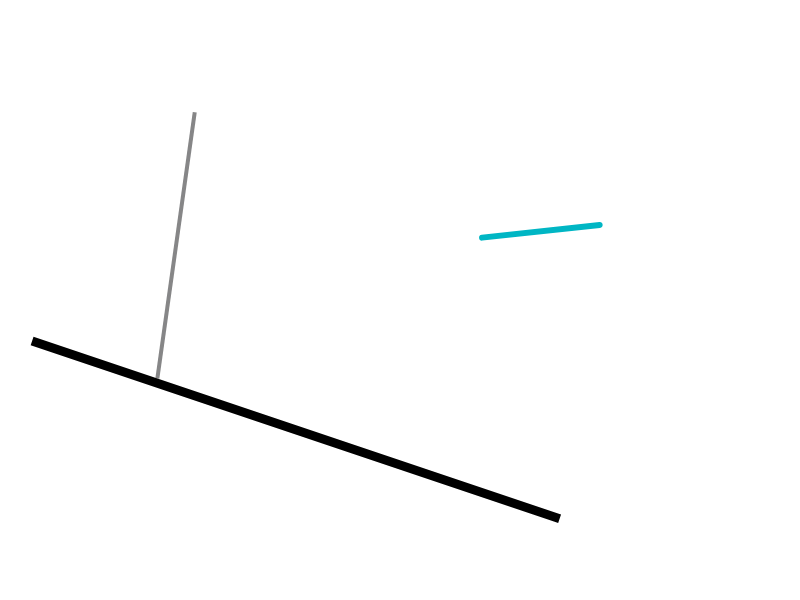
Frame 1 (no input)
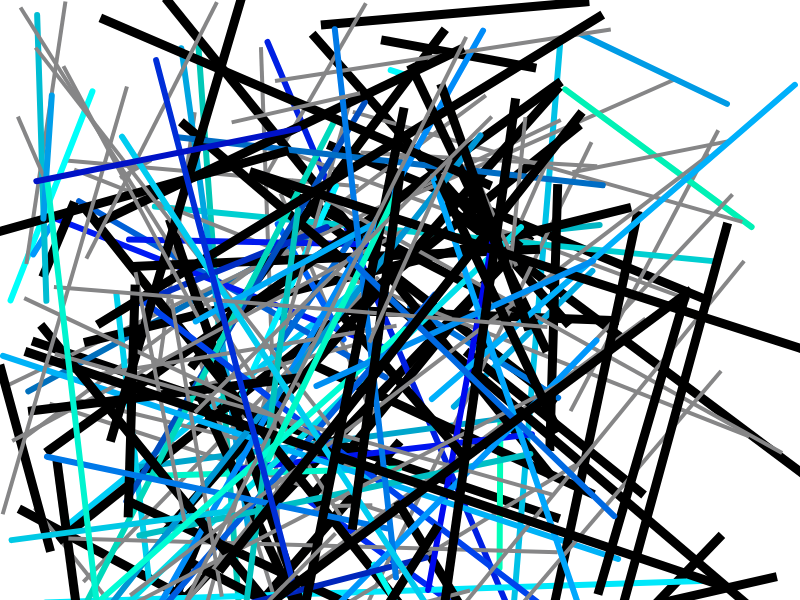
Frame 60 (no input)
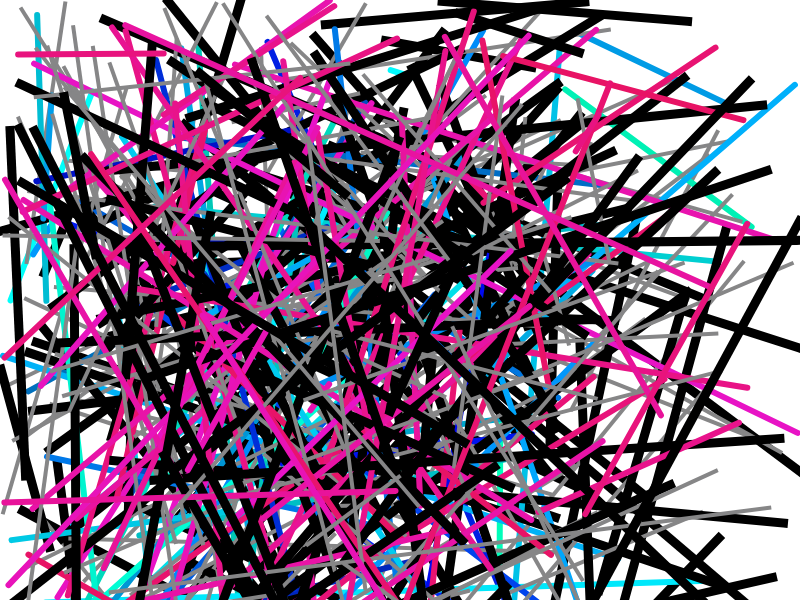
Frame 120 (the mouse pressed at the canvas centre since frame 60)

The p5.js sketch that drew these frames (run headless with seeded random() and noise() and a simulated clock; from frame 60 on, the mouse is pressed at the canvas centre):

// p5.js sketch
// ── sketch.js
function setup() {
  createCanvas(800, 600);
}

function draw() {
 if (mouseX >=400 && mouseY >=300){
   stroke(232, 19, random(100, 200));
 }
 else if (mouseX<= 400 && mouseY <= 300){
   stroke(0, random(0,255), random(180, 255));
 }
 else if (mouseX<= 400 && mouseY >= 300){
   stroke(0, random(180,255), random(0, 60));
 }
 else {
   stroke(random(80, 150), 0, random(170, 255));
 }
 strokeWeight(6);
 strokeCap(ROUND);
 line(random(0, 800), random(0,650), random(0, 600), random(0,800));
 
 stroke(134, 134, 135);
 strokeWeight(4);
 strokeCap(SQUARE);
 line(random(0, 800), random(0,650), random(0, 600), random(0,800));
 
 stroke(0, 0, 0);
 strokeWeight(9);
 strokeCap(PROJECT);
 line(random(0, 800), random(0,650), random(0, 600), random(0,800));
}

function keyPressed(){
  if (keyCode == ENTER){
    background(255, 255, 255 );}
}
